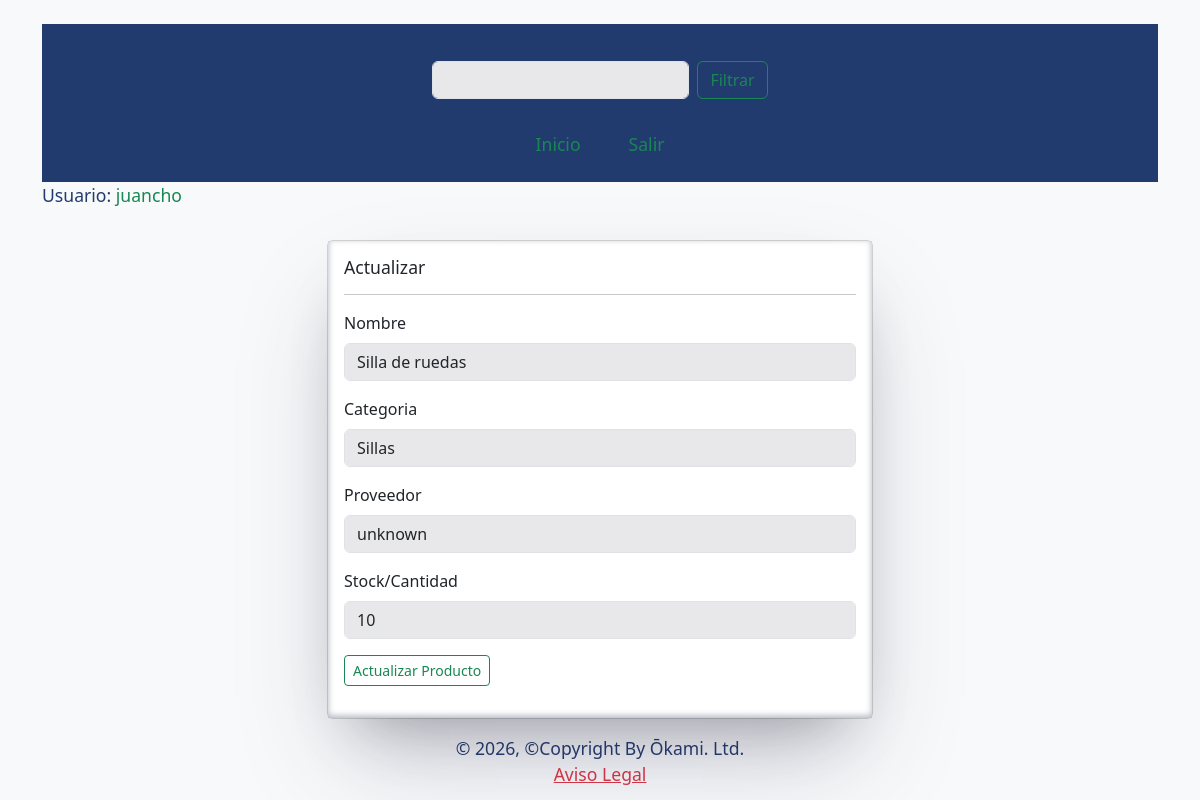
The app's page /products/update/1/ (signed in), older data.
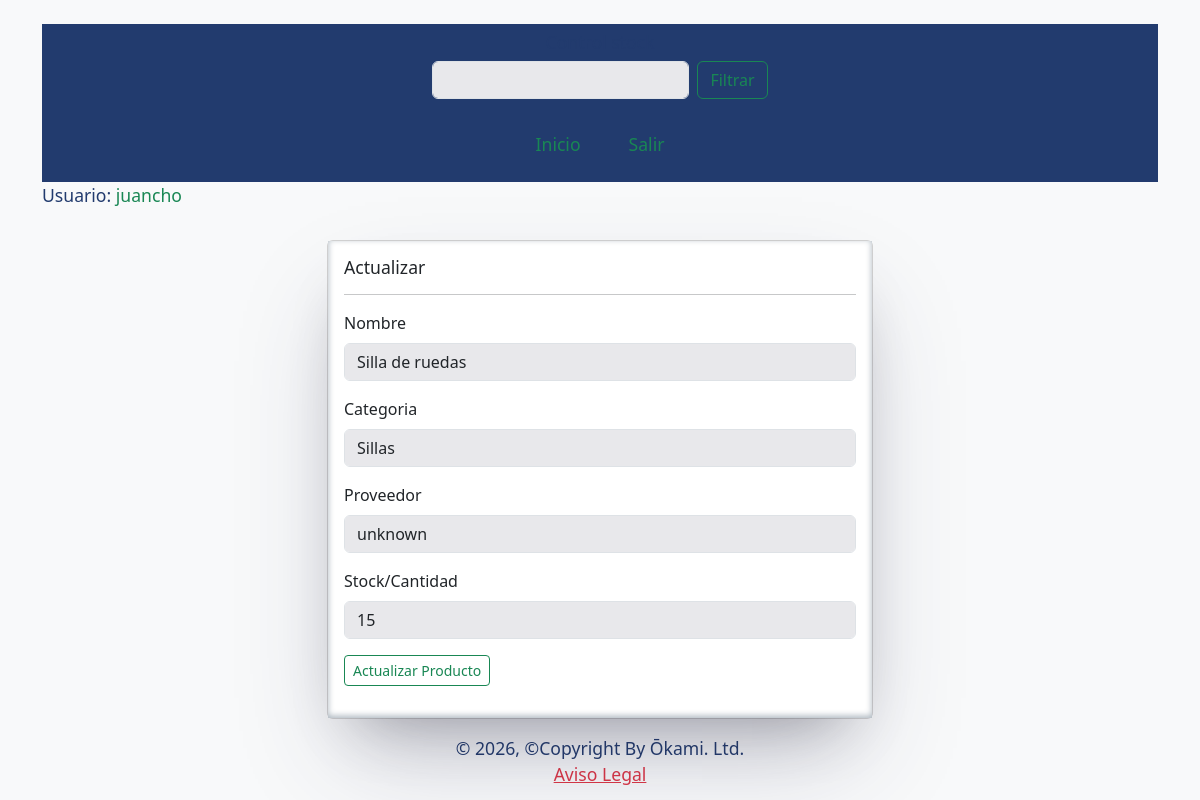
The same page, newer data.
### products/models.py (models this page shows, shortened)
class Products(models.Model):
    product = models.ForeignKey(User,  on_delete=models.CASCADE, related_name="products", verbose_name=("Producto"))
    product_name = models.CharField(max_length=50, blank=True, verbose_name=("Nombre"))
    category = models.CharField(max_length=100, blank=True, verbose_name=("Categoria"))
    supplier = models.CharField(max_length=50, blank=True, verbose_name=("Proveedor"))
    timestamp  = models.DateTimeField(auto_now_add=True, blank=True, null=True, verbose_name=("Fecha"))
    stock = models.PositiveIntegerField(validators=[MinValueValidator(1)], blank=True, null=True,  verbose_name=("Stock/Cantidad"))
    class Meta:
        verbose_name = 'Producto'
        verbose_name_plural = 'Productos'

### products/views.py (the view, shortened to what this page needs)
# urls.py: path('products/update/<int:pk>/', ProductUpdateView.as_view(), name="product_update"),
@method_decorator(login_required, name="dispatch")
class ProductUpdateView(UpdateView):
    model = Products
    template_name = "products/products_update.html"
    fields = "product_name", "category", "supplier", "stock"
    success_url = reverse_lazy('home')
    def get_queryset(self):
        return self.model.objects.filter(product=self.request.user)

### core/templates/products/products_update.html (shortened to what this page needs)
{% extends 'general/layout.html' %}
{% load crispy_forms_tags %}
{% block content %}
  <div class="row">
    <div class="col-12 col-md-6 offset-md-3">
      <div class="card" >
          <div class="card-body" id="box">
            <h1 class="card-title">Actualizar</h1>
            <hr>
            <form action="" method="post", enctype="multipart/form-data">
                  {{ form.product_name | as_crispy_field }}
                  {{ form.category | as_crispy_field }}
                  {{ form.supplier | as_crispy_field }}
                  {{ form.stock | as_crispy_field }}
              <button class="btn btn-sm btn-outline-success">Actualizar Producto</button>
            </form>
          </div>
      </div>
    </div>
  </div>
{% endblock %}

### core/templates/general/layout.html (shortened to what this page needs)
 {% load static %}
<html lang="es">
  <head>
    <link href="https://cdn.jsdelivr.net/npm/bootstrap@5.3.3/dist/css/bootstrap.min.css" rel="stylesheet">
    <link rel="stylesheet" href="https://cdn.jsdelivr.net/npm/bootstrap-icons@1.11.3/font/bootstrap-icons.min.css">
    <link rel="stylesheet" href="{% static 'css/styles.css' %}">
  </head>
  <body class="bg-light">
    <div class= "container">
      {% include "_includes/_header.html" %}
      {% block content %}
      {% endblock%}
      {% include "_includes/_footer.html" %}
    </div>
  </body>
</html>

### core/templates/_includes/_header.html (shortened to what this page needs)
{% load static %}
<header class=" mb-4 mt-4 ">
    <nav class="navbar navbar-expand-lg ">
        <div class="container-fluid d-flex flex-column">
            <div class="">
                <h5 class="text-center">Control stock</h5>
                <form class="d-flex" role="search" action="{% url "search" %}" method="get">
                    <input id="django-form-input"  name="search"  class="form-control me-2" type="search"  aria-label="Search"/>
                    <button class="btn btn-outline-success"  type="submit">Filtrar</button>
                </form>
            </div>
            <section class="offcanvas offcanvas-start bg-dark text-white" id="sidebar" tabindex="-1">
                <div class="offcanvas-body d-flex flex-column justify-content-between px-0">
                    <ul class="navbar-nav fs-5 justify-content-evenly">
                        <li class="nav-item px-3 py-2">
                            <a class="nav-link text-success" href="{% url 'home' %}">Inicio</a>
                        </li>
                        {% if request.user.is_authenticated %}
                            <li class="nav-item px-3 py-2">
                                <a class="nav-link text-success" href="{% url 'logout' %}">Salir</a>
                            </li>
                        {% endif %}
                    </ul>
                </div>
            </section>
        </div>
    </nav>
    {% if request.user.is_authenticated %}
        <p >Usuario: <span class="text-success">{{ user.username }}</span></p>
    {% else %}
        <p >Usuario: <span class="text-danger">No hay usuario registrado</span></p>
    {% endif %}
</header>

### core/templates/_includes/_footer.html (shortened to what this page needs)
{% load i18n %}
{% load static %}
<footer class="container-fluid mt-3" id="footer">
    <center>
        <p>
           &copy;
           {% now 'Y' %},
            ©Copyright <span class="span">By Ōkami. Ltd.</span><br>
            <a class="link-danger" href="{% static 'docs/Aviso_Legal.pdf' %}" target="_blank">{% trans "Aviso Legal" %}</a></p>
    </center>
</footer>

### core/static/css/styles.css (style rules this page uses)
.form-control { background-color: #e8e8eb; }
#django-form-input { background-color: #e8e8eb; }
.nav-link,h5,p ,h1,h2,h3,h4,h6 { color:#223b6e; font-size: 1.1rem; }
.navbar { background-color: #223b6e; }
#box { background-color: #ffffff; box-shadow: rgba(50, 50, 93, 0.25) 0px 50px 100px -20px, rgba(0, 0, 0, 0.3) 0px 30px 60px -30px, rgba(10, 37, 64, 0.35) 0px -2px 6px 0px inset; }

Row changes from the older to the newer data that the page shows:
changed Products "Silla de ruedas": stock "10" → "15"
